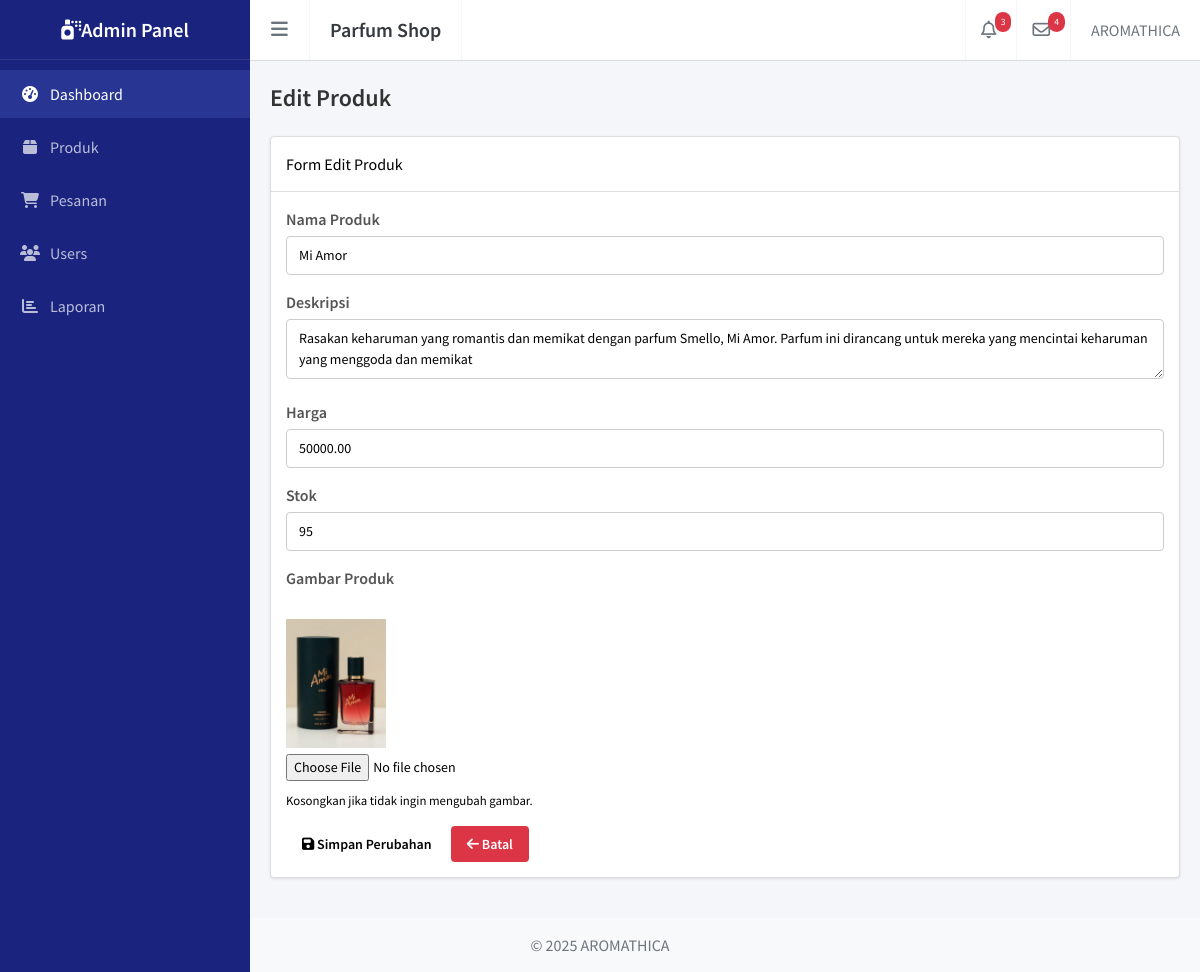
/admin/master_produk_edit.php?id=5, run on the app's committed database.
### tables this page shows
CREATE TABLE `produk` (
  `id` int(11) NOT NULL,
  `nama` varchar(100) NOT NULL,
  `deskripsi` text,
  `harga` decimal(10,2) NOT NULL,
  `stok` int(11) NOT NULL,
  `gambar` varchar(255) DEFAULT NULL,
  `created_at` timestamp NOT NULL DEFAULT CURRENT_TIMESTAMP
);

### admin/master_produk_edit.php (the view, shortened to what this page needs)
<?php
require_once '../config/database.php';
$id = $_GET['id'];
$query  = "SELECT * FROM produk WHERE id = ?";
$stmt   = mysqli_prepare($conn, $query);
mysqli_stmt_bind_param($stmt, "i", $id);
mysqli_stmt_execute($stmt);
$result = mysqli_stmt_get_result($stmt);
$produk = mysqli_fetch_assoc($result);
include '../templates/header.php';
include '../templates/navbar.php';
include '../templates/sidebar.php';
?>
<div class="main-content">
    <section class="content-header">
        <h1>Edit Produk</h1>
    </section>
    <section class="content">
        <div class="box">
            <div class="box-header with-border">
                <h3 class="box-title">Form Edit Produk</h3>
            </div>
            <div class="box-body">
                <form method="POST" enctype="multipart/form-data">
                    <div class="form-group">
                        <label>Nama Produk</label>
                        <input type="text" name="nama" class="form-control" value="<?= $produk['nama']; ?>" required>
                    </div>
                    <div class="form-group">
                        <label>Deskripsi</label>
                        <textarea name="deskripsi" class="form-control" required><?= $produk['deskripsi']; ?></textarea>
                    </div>
                    <div class="form-group">
                        <label>Harga</label>
                        <input type="number" name="harga" class="form-control" value="<?= $produk['harga']; ?>"
                            required>
                    </div>
                    <div class="form-group">
                        <label>Stok</label>
                        <input type="number" name="stok" class="form-control" value="<?= $produk['stok']; ?>" required>
                    </div>
                    <div class="form-group">
                        <label>Gambar Produk</label><br>
                        <img src="../assets/img/<?= $produk['gambar']; ?>" width="100" alt="Gambar Produk">
                        <input type="file" name="gambar" class="form-control">
                        <small>Kosongkan jika tidak ingin mengubah gambar.</small>
                    </div>
                    <button type="submit" class="btn btn-success">
                        <i class="fa fa-save"></i> Simpan Perubahan
                    </button>
                    <a href="produk.php" class="btn btn-danger">
                        <i class="fa fa-arrow-left"></i> Batal
                    </a>
                </form>
            </div>
        </div>
    </section>
</div>
<?php include '../templates/footer.php'; ?>

### assets/css/pembayaran.css (style rules this page uses)
.form-group { margin-bottom: 15px; }

### assets/css/master_produk.css (style rules this page uses)
.main-content { padding: 20px; background-color: #f4f6f9; }
.content-header h1 { font-size: 24px; margin-bottom: 20px; color: #333; }
.box { background: #fff; border: 1px solid #ddd; border-radius: 4px; margin-bottom: 20px; box-shadow: 0 1px 3px rgba(0, 0, 0, 0.1); }
.box-header { padding: 15px; border-bottom: 1px solid #eee; }
.box-header.with-border { border-bottom: 1px solid #ddd; }
.box-body { padding: 15px; }
.btn { display: inline-block; padding: 6px 12px; font-size: 14px; line-height: 1.42857143; text-align: center; white-space: nowrap; vertical-align: middle; cursor: pointer; border: 1px solid transparent; border-radius: 4px; text-decoration: none; transition: background-color 0.3s ease; }
.btn-danger { color: #fff; background-color: #dc3545; border-color: #dc3545; }
.main-content { padding: 20px; background-color: #f4f6f9; min-height: 100vh; }
.content-header h1 { font-size: 24px; margin-bottom: 20px; color: #333; font-weight: 600; }
.box { background-color: #fff; border: 1px solid #ddd; border-radius: 4px; box-shadow: 0 1px 3px rgba(0, 0, 0, 0.1); margin-bottom: 20px; }
.form-group { margin-bottom: 15px; }
.form-group label { display: block; margin-bottom: 5px; font-weight: 600; color: #555; }
.form-control { width: 100%; padding: 8px 12px; border: 1px solid #ccc; border-radius: 4px; box-sizing: border-box; font-size: 14px; }
.btn { display: inline-block; padding: 8px 16px; font-size: 14px; font-weight: 600; text-align: center; cursor: pointer; border: none; border-radius: 4px; text-decoration: none; transition: background-color 0.3s ease; }
input[type="file"] { padding: 6px 0; border: none; }

### assets/css/main.css (style rules this page uses)
:root { --navy-dark: #1a237e; --navy-light: #283593; --sidebar-width: 250px; --sidebar-mini-width: 65px; }
* { margin: 0; padding: 0; box-sizing: border-box; }
body { font-family: "Source Sans Pro", sans-serif; background: #f4f6f9; min-height: 100vh; }
.main-content { margin-left: var(--sidebar-width); padding: 20px; margin-top: 60px; transition: margin-left 0.3s ease-in-out; }

### data on the page
produk: nama "Mi Amor", deskripsi "Rasakan keharuman yang romantis dan memikat dengan parfum Smello, Mi Amor. Parfum ini dirancang untuk mereka yang mencintai keharuman yang menggoda dan memikat", harga "50000.00", stok "95", gambar (picture)
